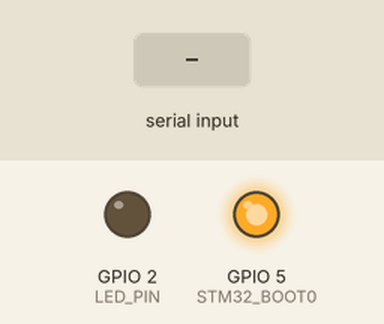
The program below on a simulated ESP32. Shown: output pins drawn as LEDs (lit = HIGH). The test bench sets the inputs (shaded band). Pins used as bus, display or sensor lines are not drawn; what the program prints to the serial monitor is not drawn.

Above: at 1.7 s.
1.8 s: "1" received over the second serial link
Timing chart, 0 to 4.8 s (numbered marks = the images above; inputs shaded):
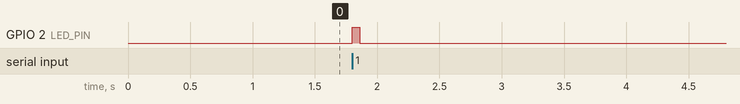

Measured:
- after the input at 1.8 s, GPIO 2 (LED_PIN): LOW → HIGH at once, → LOW 0.06 s later

The program:

main.cpp
```cpp
#include <Arduino.h>

// ESP32 DevKit V1 - improved STM32 UART bootloader bridge
// USB Serial (UART0 via CP2102) <-> UART2 <-> STM32 USART1 (PA9/PA10)
//
// Wiring (required):
//   ESP GPIO16 (RX) <- STM32 PA9  (TX)
//   ESP GPIO17 (TX) -> STM32 PA10 (RX)
//   GND <-> GND, 3.3V shared (do NOT use 5V on PA9/PA10)
// Optional auto-bootloader wiring (recommended):
//   ESP GPIO5  -> STM32 BOOT0 (B0 pin, or BOOT0 jumper pin)
//   ESP GPIO18 -> STM32 NRST (RST pin, 3.3V logic, active low)
//   If not wired, firmware still works as transparent bridge (manual jumpers).

static const int STM32_RX = 16;
static const int STM32_TX = 17;
static const int STM32_BOOT0 = 5;    // output to STM32 BOOT0
static const int STM32_NRST = 18;    // output to STM32 NRST (active low)
static const int LED_PIN = 2;        // built-in LED for activity

static const uint32_t BAUD = 57600;  // must match: stm32flash -b <BAUD> -m 8e1

static uint8_t bufA[256];
static uint8_t bufB[256];
static uint32_t lastActivity = 0;

void forceBootloader() {
  // BOOT0=HIGH + NRST pulse -> STM32 ROM bootloader (USART1, 8E1)
  digitalWrite(STM32_BOOT0, HIGH);
  digitalWrite(STM32_NRST, LOW);
  delay(120);
  digitalWrite(STM32_NRST, HIGH);
  delay(120);  // bootloader init time
}

void setup() {
  pinMode(LED_PIN, OUTPUT);
  digitalWrite(LED_PIN, LOW);

  pinMode(STM32_BOOT0, OUTPUT);
  pinMode(STM32_NRST, OUTPUT);
  digitalWrite(STM32_BOOT0, HIGH);  // hold bootloader mode while bridging
  digitalWrite(STM32_NRST, HIGH);

  Serial.setRxBufferSize(1024);
  Serial2.setRxBufferSize(1024);
  Serial.begin(BAUD, SERIAL_8E1);
  Serial2.begin(BAUD, SERIAL_8E1, STM32_RX, STM32_TX);
  Serial.setTimeout(5);
  Serial2.setTimeout(5);

  delay(300);
  forceBootloader();

  // flush any garbage from reset
  while (Serial.available()) Serial.read();
  while (Serial2.available()) Serial2.read();
}

void loop() {
  bool active = false;

  // PC -> STM32 (bulk, preserves 8E1 framing byte-for-byte)
  size_t n = Serial.available();
  if (n) {
    if (n > sizeof(bufA)) n = sizeof(bufA);
    size_t r = Serial.readBytes(bufA, n);
    if (r) {
      Serial2.write(bufA, r);
      Serial2.flush(false);
      active = true;
    }
  }

  // STM32 -> PC
  n = Serial2.available();
  if (n) {
    if (n > sizeof(bufB)) n = sizeof(bufB);
    size_t r = Serial2.readBytes(bufB, n);
    if (r) {
      Serial.write(bufB, r);
      Serial.flush(false);
      active = true;
    }
  }

  if (active) {
    digitalWrite(LED_PIN, HIGH);
    lastActivity = millis();
  } else if (millis() - lastActivity > 60) {
    digitalWrite(LED_PIN, LOW);
  }

  if (!active) delayMicroseconds(200);
}
```
